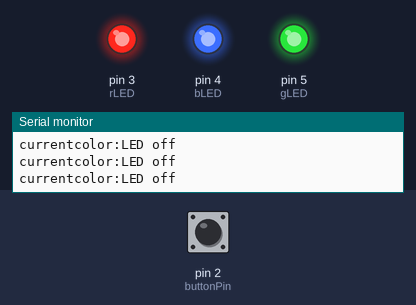
Recording of a sketch running on a simulated Arduino Uno, built with avr-gcc and run on an emulated ATmega328P. On the bench: output pins drawn as LEDs (lit = HIGH), the last lines printed to the serial monitor. Dashed ring = blinking. The test bench sets the inputs (shaded band); at power-on: pin 2 (buttonPin) LOW.

Above: at 1.2 s.
1.3 s: pin 2 (buttonPin) pulled HIGH for 0.15 s
At 2.3 s:
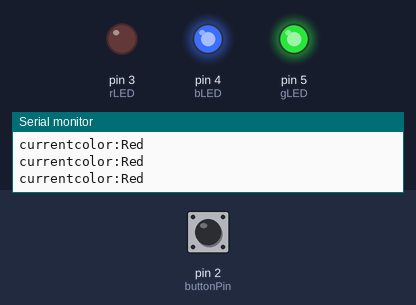
4.4 s: pin 2 (buttonPin) pulled HIGH for 1 s
At 6.8 s:
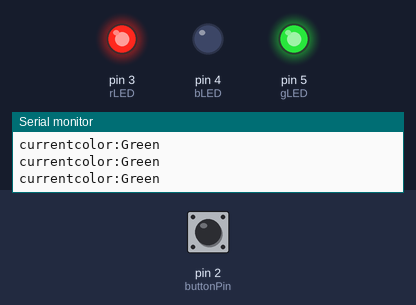
8.4 s: pin 2 (buttonPin) pulled HIGH for 0.15 s
At 10.9 s:
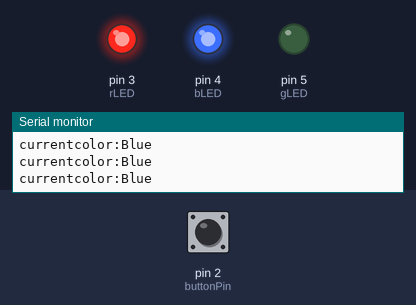
11.5 s: pin 2 (buttonPin) pulled HIGH for 3.2 s
At 12.9 s:
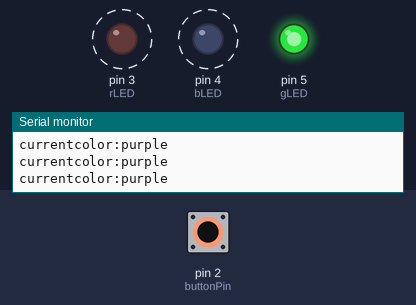
17.7 s: pin 2 (buttonPin) pulled HIGH for 0.15 s
At 18.8 s:
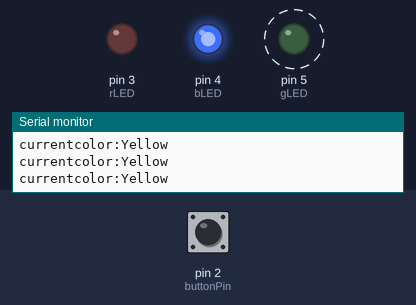
20.8 s: pin 2 (buttonPin) pulled HIGH for 1 s
At 22.9 s:
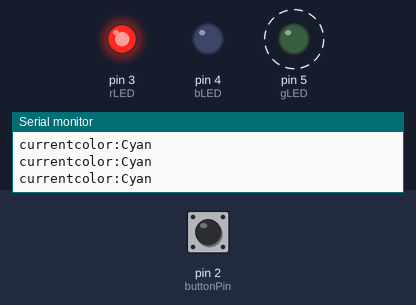
Timing chart, 0 to 25.8 s (numbered marks = the images above; inputs shaded):
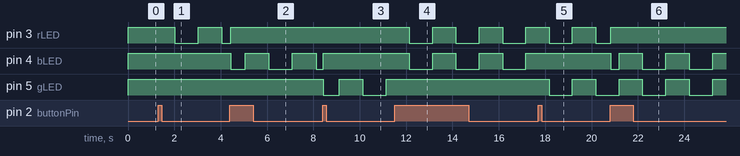

The sketch:

switch_led.ino
```cpp
const int buttonPin=2;
const int rLED=3;
const int bLED=4;
const int gLED=5;

int state=0;
int ledcolor=0;
int ledState=0;

bool pressbutton= 0;
String currentcolor="led";

unsigned long previousMillis=0;
const long interval=1000;
void setup() {
  // put your setup code here, to run once:
  pinMode(buttonPin,INPUT);
  pinMode(rLED,OUTPUT);
  pinMode(bLED,OUTPUT);
  pinMode(gLED,OUTPUT);
  Serial.begin(9600);
}

void loop() {
  // put your main code here, to run repeatedly:
  state=digitalRead(buttonPin);
  Serial.print("currentcolor:");
  Serial.println(currentcolor);
  /*if(state==0){
    ledcolor = ledcolor + 1;
    delay(100);
  }*/
  if(state==1&&!pressbutton){
    ledcolor = ledcolor + 1;
    pressbutton=true;
    //Serial.print("on");
  }
  if(state==0&&pressbutton){
    pressbutton=false;
  }
  unsigned long currentMillis= millis();
  if(currentMillis-previousMillis>= interval){
    previousMillis=currentMillis;
    if(ledState==LOW){
      ledState=1;
    }
    else{
      ledState=0;
    }
  }
  if(ledcolor==0){
    currentcolor="LED off";
    digitalWrite(rLED,1);
    digitalWrite(bLED,1);
    digitalWrite(gLED,1);


  }
  else if(ledcolor==1){
    currentcolor="Red";
    if(ledState==0){
    digitalWrite(rLED,0);
    digitalWrite(bLED,1);
    digitalWrite(gLED,1);
    }
    else{
    digitalWrite(rLED,1);
    digitalWrite(bLED,1);
    digitalWrite(gLED,1);
    }
  }
  else if(ledcolor==2){
    currentcolor="Green";
    if(ledState==0){
    digitalWrite(rLED,1);
    digitalWrite(bLED,0);
    digitalWrite(gLED,1);}
    else{
    digitalWrite(rLED,1);
    digitalWrite(bLED,1);
    digitalWrite(gLED,1);
    }
  }
  else if(ledcolor==3){
    currentcolor="Blue";
    if(ledState==0){
    digitalWrite(rLED,1);
    digitalWrite(bLED,1);
    digitalWrite(gLED,0);}
    else{
    digitalWrite(rLED,1);
    digitalWrite(bLED,1);
    digitalWrite(gLED,1);
    }
  }
  else if(ledcolor==4){
   currentcolor="purple";
   if(ledState==0){
    digitalWrite(rLED,0);
    digitalWrite(bLED,0);
    digitalWrite(gLED,1);}
    else{
    digitalWrite(rLED,1);
    digitalWrite(bLED,1);
    digitalWrite(gLED,1);
    }
  }
  else if(ledcolor==5){
    currentcolor="Yellow";
    if(ledState==0){
    digitalWrite(rLED,0);
    digitalWrite(bLED,1);
    digitalWrite(gLED,0);}
    else{
    digitalWrite(rLED,1);
    digitalWrite(bLED,1);
    digitalWrite(gLED,1);
    }
  }
  else if(ledcolor==6){
    currentcolor="Cyan";
    if(ledState==0){
    digitalWrite(rLED,1);
    digitalWrite(bLED,0);
    digitalWrite(gLED,0);}
    else{
    digitalWrite(rLED,1);
    digitalWrite(bLED,1);
    digitalWrite(gLED,1);
    }
  }
  else if(ledcolor==7){
    currentcolor="White";
    if(ledState==0){
    digitalWrite(rLED,0);
    digitalWrite(bLED,0);
    digitalWrite(gLED,0);}
    else{
    digitalWrite(rLED,1);
    digitalWrite(bLED,1);
    digitalWrite(gLED,1);
    }
  }
  else if(ledcolor==8){
    ledcolor=0;
  }
}
```

Measured:
- after the input at 1.3 s, pin 3 (rLED): HIGH → LOW after 0.72 s, → HIGH 1.0 s later, → LOW 1.0 s later
- after the input at 4.4 s, pin 4 (bLED): goes LOW 0.62 s, HIGH 1.0 s, LOW 1.0 s, HIGH 1.0 s, then LOW, starting at once
- after the input at 8.4 s, pin 5 (gLED): HIGH → LOW at once, → HIGH 0.69 s later, → LOW 1.0 s later, → HIGH 1.0 s later
- after the input at 11.5 s, pin 3 (rLED), pin 4 (bLED): alternates HIGH for 1.0 s and LOW for 1.0 s, starting after 0.64 s; pin 5 (gLED): stops changing and stays HIGH
- after the input at 17.7 s, pin 4 (bLED): stays HIGH (without the input it goes to LOW after 0.47 s); pin 5 (gLED): HIGH → LOW after 0.47 s, → HIGH 1.0 s later, → LOW 1.0 s later
- after the input at 20.8 s, pin 4 (bLED): HIGH → LOW at once, then repeats every 2.0 s: HIGH 1.0 s, LOW 1.0 s
